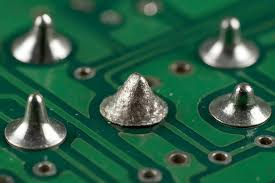
#> input picture data/original/anh_1.jpg, 275 x 183 px
$ python -i pre_processor.py   (imports and definitions only)
#> lines starting #> are read from the running program, lines starting #| are printed output that depends on the picture; after the words box and inside, x2 and y2 are one past the last pixel; in counts of white or black regions, pixels touching at a corner belong together
import cv2
import numpy as np


class ImagePreProcessor:
    def __init__(self):
        pass

    def load_and_create_mask(self, image_path):
        """
        Đọc ảnh và tạo mặt nạ nhị phân (Solid Mask).
        """
#> called with image_path = '../../data/original/anh_1.jpg'
        # 1. Đọc ảnh
        img = cv2.imread(image_path)
#> img is the input picture: shape (183, 275, 3); mean B, G, R 70.7, 95.4, 41.8
        if img is None:
            print(f"Lỗi: Không thể đọc ảnh tại {image_path}")
            return None, None

        # 2. Chuyển sang ảnh xám
        gray = cv2.cvtColor(img, cv2.COLOR_BGR2GRAY)
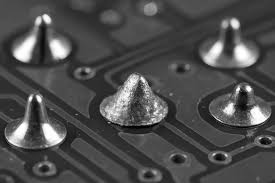
#> gray: shape (183, 275); min 1, max 255, mean 76.6

        # 3. Làm mờ nhẹ (Kernel 3x3 như bạn đã chọn)
        blurred = cv2.GaussianBlur(gray, (3, 3), 0)

        # 4. Otsu Threshold
        _, mask = cv2.threshold(blurred, 0, 255, cv2.THRESH_BINARY + cv2.THRESH_OTSU)
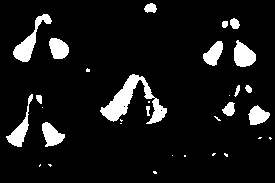
#> mask: shape (183, 275); 8.6% white; 32 white regions (16 under 20 px), largest, box (x1, y1, x2, y2) and area: (100, 74, 167, 124) 1149, (13, 14, 52, 62) 548, (234, 40, 256, 67) 411

        # 5. Morphology (Khắc phục phân mảnh)
        # Kernel 3x3 hình Ellipse
        kernel_fill = cv2.getStructuringElement(cv2.MORPH_ELLIPSE, (3, 3))

        # Close mạnh (iter=3) để hàn gắn mảnh vỡ
        mask_solid = cv2.morphologyEx(mask, cv2.MORPH_CLOSE, kernel_fill, iterations=3)
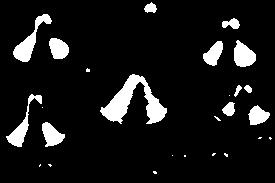
#> mask_solid: shape (183, 275); 9% white; 26 white regions (13 under 20 px), largest, box (x1, y1, x2, y2) and area: (100, 74, 167, 124) 1323, (13, 14, 52, 62) 553, (6, 94, 42, 147) 448

        # Dilate nhẹ (iter=1) để gia cố cầu nối
        mask_solid = cv2.dilate(mask_solid, kernel_fill, iterations=1)
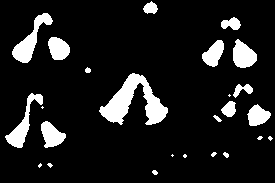
#> mask_solid: shape (183, 275); 11.2% white; 25 white regions (9 under 20 px), largest, box (x1, y1, x2, y2) and area: (99, 73, 168, 125) 1548, (12, 13, 53, 63) 679, (5, 93, 43, 148) 587

        return img, mask_solid

>>> result = ImagePreProcessor().load_and_create_mask('../../data/original/anh_1.jpg')

$ run again, on data/original/anh_2.jpg
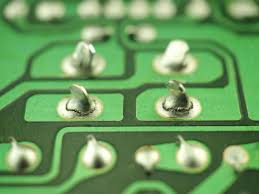
#> input picture data/original/anh_2.jpg, 259 x 194 px
#> in load_and_create_mask, img is the input picture: shape (194, 259, 3); mean B, G, R 94.7, 154.6, 107.2
#> in load_and_create_mask, `_, mask = cv2.threshold(blurred, 0, 255, cv2.THRESH_BINARY + cv2.THRES..`:
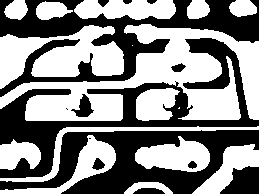
#> mask: shape (194, 259); 52.7% white; 14 black regions (2 under 20 px), largest, box (x1, y1, x2, y2) and area: (0, 0, 259, 97) 7729, (0, 38, 259, 178) 7283, (0, 130, 259, 194) 7223
#> in load_and_create_mask, `mask_solid = cv2.dilate(mask_solid, kernel_fill, iterations=1)`:
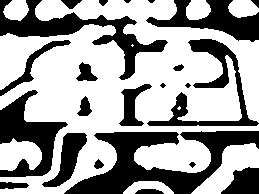
#> mask_solid: shape (194, 259); 62.3% white; 23 black regions (4 under 20 px), largest, box (x1, y1, x2, y2) and area: (64, 131, 259, 194) 5157, (0, 0, 168, 80) 3150, (0, 90, 68, 177) 2534

$ run again, on data/original/anh_3.jpg
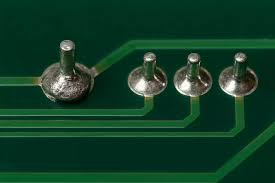
#> input picture data/original/anh_3.jpg, 275 x 183 px
#> in load_and_create_mask, img is the input picture: shape (183, 275, 3); mean B, G, R 39.5, 61.7, 17.1
#> in load_and_create_mask, `_, mask = cv2.threshold(blurred, 0, 255, cv2.THRESH_BINARY + cv2.THRES..`:
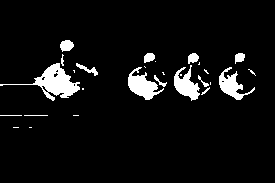
#> mask: shape (183, 275); 6.2% white; 28 white regions (13 under 20 px), largest, box (x1, y1, x2, y2) and area: (0, 63, 80, 101) 938, (128, 67, 164, 100) 558, (174, 65, 200, 101) 475
#> in load_and_create_mask, `mask_solid = cv2.dilate(mask_solid, kernel_fill, iterations=1)`:
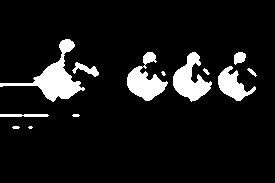
#> mask_solid: shape (183, 275); 9% white; 13 white regions (2 under 20 px), largest, box (x1, y1, x2, y2) and area: (0, 39, 85, 102) 1443, (173, 52, 212, 102) 970, (127, 52, 168, 101) 956

$ run again, on data/original/anh_4.jpg
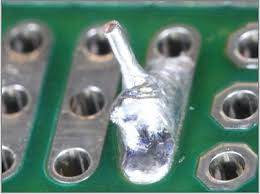
#> input picture data/original/anh_4.jpg, 260 x 194 px
#> in load_and_create_mask, img is the input picture: shape (194, 260, 3); mean B, G, R 117.8, 128.5, 100.6
#> in load_and_create_mask, `_, mask = cv2.threshold(blurred, 0, 255, cv2.THRESH_BINARY + cv2.THRES..`:
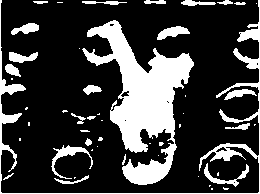
#> mask: shape (194, 260); 23.8% white; 50 white regions (27 under 20 px), largest, box (x1, y1, x2, y2) and area: (82, 20, 194, 185) 7051, (0, 0, 260, 194) 2429, (51, 145, 93, 179) 331
#> in load_and_create_mask, `mask_solid = cv2.dilate(mask_solid, kernel_fill, iterations=1)`:
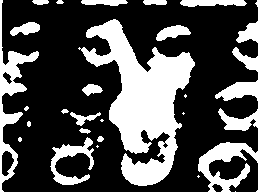
#> mask_solid: shape (194, 260); 32.2% white; 23 white regions (7 under 20 px), largest, box (x1, y1, x2, y2) and area: (78, 19, 195, 186) 8126, (0, 0, 260, 194) 5429, (50, 137, 94, 185) 793
